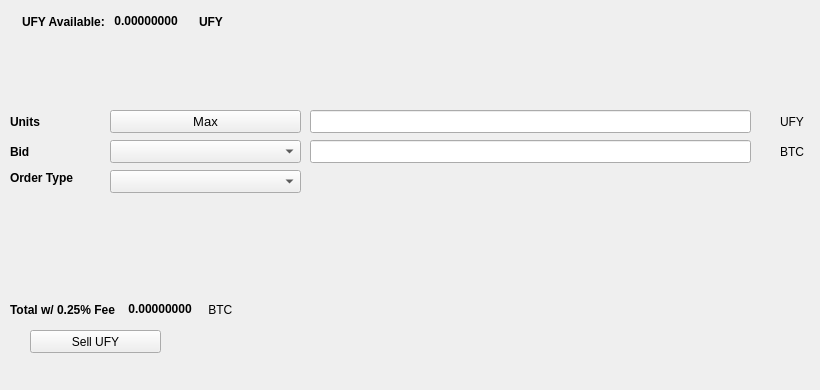
   <widget class="QWidget" name="SellTab">
    <attribute name="title">
     <string>Sell</string>
    </attribute>
    <widget class="QLabel" name="label_16">
     <property name="geometry">
      <rect>
       <x>780</x>
       <y>140</y>
       <width>31</width>
       <height>23</height>
      </rect>
     </property>
     <property name="text">
      <string>BTC</string>
     </property>
    </widget>
    <widget class="QComboBox" name="SellBidcomboBox">
     <property name="geometry">
      <rect>
       <x>110</x>
       <y>140</y>
       <width>191</width>
       <height>23</height>
      </rect>
     </property>
     <property name="font">
      <font>
       <pointsize>10</pointsize>
      </font>
     </property>
    </widget>
    <widget class="QLabel" name="label_18">
     <property name="geometry">
      <rect>
       <x>10</x>
       <y>110</y>
       <width>46</width>
       <height>23</height>
      </rect>
     </property>
     <property name="font">
      <font>
       <weight>75</weight>
       <bold>true</bold>
      </font>
     </property>
     <property name="text">
      <string>Units</string>
     </property>
    </widget>
    <widget class="QPushButton" name="Sell_Max_Amount">
     <property name="geometry">
      <rect>
       <x>110</x>
       <y>110</y>
       <width>191</width>
       <height>23</height>
      </rect>
     </property>
     <property name="font">
      <font>
       <pointsize>10</pointsize>
      </font>
     </property>
     <property name="text">
      <string>Max</string>
     </property>
    </widget>
    <widget class="QLabel" name="label_20">
     <property name="geometry">
      <rect>
       <x>10</x>
       <y>170</y>
       <width>91</width>
       <height>16</height>
      </rect>
     </property>
     <property name="font">
      <font>
       <weight>75</weight>
       <bold>true</bold>
      </font>
     </property>
     <property name="text">
      <string>Order Type</string>
     </property>
    </widget>
    <widget class="QComboBox" name="SellOrdertypeCombo">
     <property name="geometry">
      <rect>
       <x>110</x>
       <y>170</y>
       <width>191</width>
       <height>23</height>
      </rect>
     </property>
     <property name="font">
      <font>
       <pointsize>10</pointsize>
      </font>
     </property>
    </widget>
    <widget class="QLabel" name="label_21">
     <property name="geometry">
      <rect>
       <x>10</x>
       <y>140</y>
       <width>46</width>
       <height>23</height>
      </rect>
     </property>
     <property name="font">
      <font>
       <weight>75</weight>
       <bold>true</bold>
      </font>
     </property>
     <property name="text">
      <string>Bid</string>
     </property>
    </widget>
    <widget class="QLabel" name="label_22">
     <property name="geometry">
      <rect>
       <x>780</x>
       <y>110</y>
       <width>31</width>
       <height>23</height>
      </rect>
     </property>
     <property name="text">
      <string>UFY</string>
     </property>
    </widget>
    <widget class="QLineEdit" name="UnitsInputUFY">
     <property name="geometry">
      <rect>
       <x>310</x>
       <y>110</y>
       <width>441</width>
       <height>23</height>
      </rect>
     </property>
     <property name="font">
      <font>
       <pointsize>9</pointsize>
       <weight>75</weight>
       <bold>true</bold>
      </font>
     </property>
    </widget>
    <widget class="QLineEdit" name="SellBidPriceEdit">
     <property name="geometry">
      <rect>
       <x>310</x>
       <y>140</y>
       <width>441</width>
       <height>23</height>
      </rect>
     </property>
     <property name="font">
      <font>
       <pointsize>9</pointsize>
       <weight>75</weight>
       <bold>true</bold>
      </font>
     </property>
    </widget>
    <widget class="QPushButton" name="SellUFYBTN">
     <property name="geometry">
      <rect>
       <x>30</x>
       <y>330</y>
       <width>131</width>
       <height>23</height>
      </rect>
     </property>
     <property name="text">
      <string>Sell UFY</string>
     </property>
     <property name="icon">
      <iconset resource="../ufy">
       <normaloff>:/icons/bitcoin</normaloff>:/icons/bitcoin</iconset>
     </property>
    </widget>
    <widget class="QWidget" name="layoutWidget3">
     <property name="geometry">
      <rect>
       <x>22</x>
       <y>12</y>
       <width>258</width>
       <height>19</height>
      </rect>
     </property>
     <layout class="QHBoxLayout" name="horizontalLayout">
      <item>
       <widget class="QLabel" name="label232_2">
        <property name="font">
         <font>
          <weight>75</weight>
          <bold>true</bold>
         </font>
        </property>
        <property name="text">
         <string>UFY Available:</string>
        </property>
       </widget>
      </item>
      <item>
       <widget class="QLabel" name="UFYAvailableLabel">
        <property name="palette">
         <palette>
          <active>
           <colorrole role="WindowText">
            <brush brushstyle="SolidPattern">
             <color alpha="255">
              <red>0</red>
              <green>0</green>
              <blue>0</blue>
             </color>
            </brush>
           </colorrole>
           <colorrole role="Button">
            <brush brushstyle="SolidPattern">
             <color alpha="255">
              <red>0</red>
              <green>170</green>
              <blue>0</blue>
             </color>
            </brush>
           </colorrole>
           <colorrole role="Light">
            <brush brushstyle="SolidPattern">
             <color alpha="255">
              <red>0</red>
              <green>255</green>
              <blue>0</blue>
             </color>
            </brush>
           </colorrole>
           <colorrole role="Midlight">
            <brush brushstyle="SolidPattern">
             <color alpha="255">
              <red>0</red>
              <green>212</green>
              <blue>0</blue>
             </color>
            </brush>
           </colorrole>
           <colorrole role="Dark">
            <brush brushstyle="SolidPattern">
             <color alpha="255">
              <red>0</red>
              <green>85</green>
              <blue>0</blue>
             </color>
            </brush>
           </colorrole>
           <colorrole role="Mid">
            <brush brushstyle="SolidPattern">
             <color alpha="255">
              <red>0</red>
              <green>113</green>
              <blue>0</blue>
             </color>
            </brush>
           </colorrole>
           <colorrole role="Text">
            <brush brushstyle="SolidPattern">
             <color alpha="255">
              <red>0</red>
              <green>170</green>
              <blue>0</blue>
             </color>
            </brush>
           </colorrole>
           <colorrole role="BrightText">
            <brush brushstyle="SolidPattern">
             <color alpha="255">
              <red>255</red>
              <green>255</green>
              <blue>255</blue>
             </color>
            </brush>
           </colorrole>
           <colorrole role="ButtonText">
            <brush brushstyle="SolidPattern">
             <color alpha="255">
              <red>0</red>
              <green>0</green>
              <blue>0</blue>
             </color>
            </brush>
           </colorrole>
           <colorrole role="Base">
            <brush brushstyle="SolidPattern">
             <color alpha="255">
              <red>255</red>
              <green>255</green>
              <blue>255</blue>
             </color>
            </brush>
           </colorrole>
           <colorrole role="Window">
            <brush brushstyle="SolidPattern">
             <color alpha="255">
              <red>0</red>
              <green>170</green>
              <blue>0</blue>
             </color>
            </brush>
           </colorrole>
           <colorrole role="Shadow">
            <brush brushstyle="SolidPattern">
             <color alpha="255">
              <red>0</red>
              <green>0</green>
              <blue>0</blue>
             </color>
            </brush>
           </colorrole>
           <colorrole role="AlternateBase">
            <brush brushstyle="SolidPattern">
             <color alpha="255">
              <red>127</red>
              <green>212</green>
              <blue>127</blue>
             </color>
            </brush>
           </colorrole>
           <colorrole role="ToolTipBase">
            <brush brushstyle="SolidPattern">
             <color alpha="255">
              <red>255</red>
              <green>255</green>
              <blue>220</blue>
             </color>
            </brush>
           </colorrole>
           <colorrole role="ToolTipText">
            <brush brushstyle="SolidPattern">
             <color alpha="255">
              <red>0</red>
              <green>0</green>
              <blue>0</blue>
             </color>
            </brush>
           </colorrole>
          </active>
          <inactive>
           <colorrole role="WindowText">
            <brush brushstyle="SolidPattern">
             <color alpha="255">
              <red>0</red>
              <green>0</green>
              <blue>0</blue>
             </color>
            </brush>
           </colorrole>
           <colorrole role="Button">
            <brush brushstyle="SolidPattern">
             <color alpha="255">
              <red>0</red>
              <green>170</green>
              <blue>0</blue>
             </color>
            </brush>
           </colorrole>
           <colorrole role="Light">
            <brush brushstyle="SolidPattern">
             <color alpha="255">
              <red>0</red>
              <green>255</green>
              <blue>0</blue>
             </color>
            </brush>
           </colorrole>
           <colorrole role="Midlight">
            <brush brushstyle="SolidPattern">
             <color alpha="255">
              <red>0</red>
              <green>212</green>
              <blue>0</blue>
             </color>
            </brush>
           </colorrole>
           <colorrole role="Dark">
            <brush brushstyle="SolidPattern">
             <color alpha="255">
              <red>0</red>
              <green>85</green>
              <blue>0</blue>
             </color>
            </brush>
           </colorrole>
           <colorrole role="Mid">
            <brush brushstyle="SolidPattern">
             <color alpha="255">
              <red>0</red>
              <green>113</green>
              <blue>0</blue>
             </color>
            </brush>
           </colorrole>
           <colorrole role="Text">
            <brush brushstyle="SolidPattern">
             <color alpha="255">
              <red>0</red>
              <green>170</green>
              <blue>0</blue>
             </color>
            </brush>
           </colorrole>
           <colorrole role="BrightText">
            <brush brushstyle="SolidPattern">
             <color alpha="255">
              <red>255</red>
              <green>255</green>
              <blue>255</blue>
             </color>
            </brush>
           </colorrole>
           <colorrole role="ButtonText">
            <brush brushstyle="SolidPattern">
             <color alpha="255">
              <red>0</red>
              <green>0</green>
              <blue>0</blue>
             </color>
            </brush>
           </colorrole>
           <colorrole role="Base">
            <brush brushstyle="SolidPattern">
             <color alpha="255">
              <red>255</red>
              <green>255</green>
              <blue>255</blue>
             </color>
            </brush>
           </colorrole>
           <colorrole role="Window">
            <brush brushstyle="SolidPattern">
             <color alpha="255">
              <red>0</red>
              <green>170</green>
              <blue>0</blue>
             </color>
            </brush>
           </colorrole>
           <colorrole role="Shadow">
            <brush brushstyle="SolidPattern">
             <color alpha="255">
              <red>0</red>
              <green>0</green>
              <blue>0</blue>
             </color>
            </brush>
           </colorrole>
           <colorrole role="AlternateBase">
            <brush brushstyle="SolidPattern">
             <color alpha="255">
              <red>127</red>
              <green>212</green>
              <blue>127</blue>
             </color>
            </brush>
           </colorrole>
           <colorrole role="ToolTipBase">
            <brush brushstyle="SolidPattern">
             <color alpha="255">
              <red>255</red>
              <green>255</green>
              <blue>220</blue>
             </color>
            </brush>
           </colorrole>
           <colorrole role="ToolTipText">
            <brush brushstyle="SolidPattern">
             <color alpha="255">
              <red>0</red>
              <green>0</green>
              <blue>0</blue>
             </color>
            </brush>
           </colorrole>
          </inactive>
          <disabled>
           <colorrole role="WindowText">
            <brush brushstyle="SolidPattern">
             <color alpha="255">
              <red>0</red>
              <green>85</green>
              <blue>0</blue>
             </color>
            </brush>
           </colorrole>
           <colorrole role="Button">
            <brush brushstyle="SolidPattern">
             <color alpha="255">
              <red>0</red>
              <green>170</green>
              <blue>0</blue>
             </color>
            </brush>
           </colorrole>
           <colorrole role="Light">
            <brush brushstyle="SolidPattern">
             <color alpha="255">
              <red>0</red>
              <green>255</green>
              <blue>0</blue>
             </color>
            </brush>
           </colorrole>
           <colorrole role="Midlight">
            <brush brushstyle="SolidPattern">
             <color alpha="255">
              <red>0</red>
              <green>212</green>
              <blue>0</blue>
             </color>
            </brush>
           </colorrole>
           <colorrole role="Dark">
            <brush brushstyle="SolidPattern">
             <color alpha="255">
              <red>0</red>
              <green>85</green>
              <blue>0</blue>
             </color>
            </brush>
           </colorrole>
           <colorrole role="Mid">
            <brush brushstyle="SolidPattern">
             <color alpha="255">
              <red>0</red>
              <green>113</green>
              <blue>0</blue>
             </color>
            </brush>
           </colorrole>
           <colorrole role="Text">
            <brush brushstyle="SolidPattern">
             <color alpha="255">
              <red>0</red>
              <green>85</green>
              <blue>0</blue>
             </color>
            </brush>
           </colorrole>
           <colorrole role="BrightText">
            <brush brushstyle="SolidPattern">
             <color alpha="255">
              <red>255</red>
              <green>255</green>
              <blue>255</blue>
             </color>
            </brush>
           </colorrole>
           <colorrole role="ButtonText">
            <brush brushstyle="SolidPattern">
             <color alpha="255">
              <red>0</red>
              <green>85</green>
              <blue>0</blue>
             </color>
            </brush>
           </colorrole>
           <colorrole role="Base">
            <brush brushstyle="SolidPattern">
             <color alpha="255">
              <red>0</red>
              <green>170</green>
              <blue>0</blue>
             </color>
            </brush>
           </colorrole>
           <colorrole role="Window">
            <brush brushstyle="SolidPattern">
             <color alpha="255">
              <red>0</red>
              <green>170</green>
              <blue>0</blue>
             </color>
            </brush>
           </colorrole>
           <colorrole role="Shadow">
            <brush brushstyle="SolidPattern">
             <color alpha="255">
              <red>0</red>
              <green>0</green>
              <blue>0</blue>
             </color>
            </brush>
           </colorrole>
           <colorrole role="AlternateBase">
            <brush brushstyle="SolidPattern">
             <color alpha="255">
              <red>0</red>
              <green>170</green>
              <blue>0</blue>
             </color>
            </brush>
           </colorrole>
           <colorrole role="ToolTipBase">
            <brush brushstyle="SolidPattern">
             <color alpha="255">
              <red>255</red>
              <green>255</green>
              <blue>220</blue>
             </color>
            </brush>
           </colorrole>
           <colorrole role="ToolTipText">
            <brush brushstyle="SolidPattern">
             <color alpha="255">
              <red>0</red>
              <green>0</green>
              <blue>0</blue>
             </color>
            </brush>
           </colorrole>
          </disabled>
         </palette>
        </property>
        <property name="font">
         <font>
          <weight>75</weight>
          <bold>true</bold>
         </font>
        </property>
        <property name="text">
         <string> 0.00000000 </string>
        </property>
        <property name="textInteractionFlags">
         <set>Qt::LinksAccessibleByMouse|Qt::TextSelectableByKeyboard|Qt::TextSelectableByMouse</set>
        </property>
       </widget>
      </item>
      <item>
       <widget class="QLabel" name="labelUFY">
        <property name="font">
         <font>
          <weight>75</weight>
          <bold>true</bold>
         </font>
        </property>
        <property name="text">
         <string>UFY</string>
        </property>
       </widget>
      </item>
     </layout>
    </widget>
    <widget class="QWidget" name="layoutWidget">
     <property name="geometry">
      <rect>
       <x>10</x>
       <y>300</y>
       <width>268</width>
       <height>19</height>
      </rect>
     </property>
     <layout class="QHBoxLayout" name="horizontalLayout_2">
      <item>
       <widget class="QLabel" name="label_19">
        <property name="font">
         <font>
          <weight>75</weight>
          <bold>true</bold>
         </font>
        </property>
        <property name="text">
         <string>Total w/ 0.25% Fee </string>
        </property>
       </widget>
      </item>
      <item>
       <widget class="QLabel" name="SellCostLabel">
        <property name="palette">
         <palette>
          <active>
           <colorrole role="WindowText">
            <brush brushstyle="SolidPattern">
             <color alpha="255">
              <red>0</red>
              <green>0</green>
              <blue>0</blue>
             </color>
            </brush>
           </colorrole>
           <colorrole role="Button">
            <brush brushstyle="SolidPattern">
             <color alpha="255">
              <red>0</red>
              <green>170</green>
              <blue>0</blue>
             </color>
            </brush>
           </colorrole>
           <colorrole role="Light">
            <brush brushstyle="SolidPattern">
             <color alpha="255">
              <red>0</red>
              <green>255</green>
              <blue>0</blue>
             </color>
            </brush>
           </colorrole>
           <colorrole role="Midlight">
            <brush brushstyle="SolidPattern">
             <color alpha="255">
              <red>0</red>
              <green>212</green>
              <blue>0</blue>
             </color>
            </brush>
           </colorrole>
           <colorrole role="Dark">
            <brush brushstyle="SolidPattern">
             <color alpha="255">
              <red>0</red>
              <green>85</green>
              <blue>0</blue>
             </color>
            </brush>
           </colorrole>
           <colorrole role="Mid">
            <brush brushstyle="SolidPattern">
             <color alpha="255">
              <red>0</red>
              <green>113</green>
              <blue>0</blue>
             </color>
            </brush>
           </colorrole>
           <colorrole role="Text">
            <brush brushstyle="SolidPattern">
             <color alpha="255">
              <red>0</red>
              <green>170</green>
              <blue>0</blue>
             </color>
            </brush>
           </colorrole>
           <colorrole role="BrightText">
            <brush brushstyle="SolidPattern">
             <color alpha="255">
              <red>255</red>
              <green>255</green>
              <blue>255</blue>
             </color>
            </brush>
           </colorrole>
           <colorrole role="ButtonText">
            <brush brushstyle="SolidPattern">
             <color alpha="255">
              <red>0</red>
              <green>0</green>
              <blue>0</blue>
             </color>
            </brush>
           </colorrole>
           <colorrole role="Base">
            <brush brushstyle="SolidPattern">
             <color alpha="255">
              <red>255</red>
              <green>255</green>
              <blue>255</blue>
             </color>
            </brush>
           </colorrole>
           <colorrole role="Window">
            <brush brushstyle="SolidPattern">
             <color alpha="255">
              <red>0</red>
              <green>170</green>
              <blue>0</blue>
             </color>
            </brush>
           </colorrole>
           <colorrole role="Shadow">
            <brush brushstyle="SolidPattern">
             <color alpha="255">
              <red>0</red>
              <green>0</green>
              <blue>0</blue>
             </color>
            </brush>
           </colorrole>
           <colorrole role="AlternateBase">
            <brush brushstyle="SolidPattern">
             <color alpha="255">
              <red>127</red>
              <green>212</green>
              <blue>127</blue>
             </color>
            </brush>
           </colorrole>
           <colorrole role="ToolTipBase">
            <brush brushstyle="SolidPattern">
             <color alpha="255">
              <red>255</red>
              <green>255</green>
              <blue>220</blue>
             </color>
            </brush>
           </colorrole>
           <colorrole role="ToolTipText">
            <brush brushstyle="SolidPattern">
             <color alpha="255">
              <red>0</red>
              <green>0</green>
              <blue>0</blue>
             </color>
            </brush>
           </colorrole>
          </active>
          <inactive>
           <colorrole role="WindowText">
            <brush brushstyle="SolidPattern">
             <color alpha="255">
              <red>0</red>
              <green>0</green>
              <blue>0</blue>
             </color>
            </brush>
           </colorrole>
           <colorrole role="Button">
            <brush brushstyle="SolidPattern">
             <color alpha="255">
              <red>0</red>
              <green>170</green>
              <blue>0</blue>
             </color>
            </brush>
           </colorrole>
           <colorrole role="Light">
            <brush brushstyle="SolidPattern">
             <color alpha="255">
              <red>0</red>
              <green>255</green>
              <blue>0</blue>
             </color>
            </brush>
           </colorrole>
           <colorrole role="Midlight">
            <brush brushstyle="SolidPattern">
             <color alpha="255">
              <red>0</red>
              <green>212</green>
              <blue>0</blue>
             </color>
            </brush>
           </colorrole>
           <colorrole role="Dark">
            <brush brushstyle="SolidPattern">
             <color alpha="255">
              <red>0</red>
              <green>85</green>
              <blue>0</blue>
             </color>
            </brush>
           </colorrole>
           <colorrole role="Mid">
            <brush brushstyle="SolidPattern">
             <color alpha="255">
              <red>0</red>
              <green>113</green>
              <blue>0</blue>
             </color>
            </brush>
           </colorrole>
           <colorrole role="Text">
            <brush brushstyle="SolidPattern">
             <color alpha="255">
              <red>0</red>
              <green>170</green>
              <blue>0</blue>
             </color>
            </brush>
           </colorrole>
           <colorrole role="BrightText">
            <brush brushstyle="SolidPattern">
             <color alpha="255">
              <red>255</red>
              <green>255</green>
              <blue>255</blue>
             </color>
            </brush>
           </colorrole>
           <colorrole role="ButtonText">
            <brush brushstyle="SolidPattern">
             <color alpha="255">
              <red>0</red>
              <green>0</green>
              <blue>0</blue>
             </color>
            </brush>
           </colorrole>
           <colorrole role="Base">
            <brush brushstyle="SolidPattern">
             <color alpha="255">
              <red>255</red>
              <green>255</green>
              <blue>255</blue>
             </color>
            </brush>
           </colorrole>
           <colorrole role="Window">
            <brush brushstyle="SolidPattern">
             <color alpha="255">
              <red>0</red>
              <green>170</green>
              <blue>0</blue>
             </color>
            </brush>
           </colorrole>
           <colorrole role="Shadow">
            <brush brushstyle="SolidPattern">
             <color alpha="255">
              <red>0</red>
              <green>0</green>
              <blue>0</blue>
             </color>
            </brush>
           </colorrole>
           <colorrole role="AlternateBase">
            <brush brushstyle="SolidPattern">
             <color alpha="255">
              <red>127</red>
              <green>212</green>
              <blue>127</blue>
             </color>
            </brush>
           </colorrole>
           <colorrole role="ToolTipBase">
            <brush brushstyle="SolidPattern">
             <color alpha="255">
              <red>255</red>
              <green>255</green>
              <blue>220</blue>
             </color>
            </brush>
           </colorrole>
           <colorrole role="ToolTipText">
            <brush brushstyle="SolidPattern">
             <color alpha="255">
              <red>0</red>
              <green>0</green>
              <blue>0</blue>
             </color>
            </brush>
           </colorrole>
          </inactive>
          <disabled>
           <colorrole role="WindowText">
            <brush brushstyle="SolidPattern">
             <color alpha="255">
              <red>0</red>
              <green>85</green>
              <blue>0</blue>
             </color>
            </brush>
           </colorrole>
           <colorrole role="Button">
            <brush brushstyle="SolidPattern">
             <color alpha="255">
              <red>0</red>
              <green>170</green>
              <blue>0</blue>
             </color>
            </brush>
           </colorrole>
           <colorrole role="Light">
            <brush brushstyle="SolidPattern">
             <color alpha="255">
              <red>0</red>
              <green>255</green>
              <blue>0</blue>
             </color>
            </brush>
           </colorrole>
           <colorrole role="Midlight">
            <brush brushstyle="SolidPattern">
             <color alpha="255">
              <red>0</red>
              <green>212</green>
              <blue>0</blue>
             </color>
            </brush>
           </colorrole>
           <colorrole role="Dark">
            <brush brushstyle="SolidPattern">
             <color alpha="255">
              <red>0</red>
              <green>85</green>
              <blue>0</blue>
             </color>
            </brush>
           </colorrole>
           <colorrole role="Mid">
            <brush brushstyle="SolidPattern">
             <color alpha="255">
              <red>0</red>
              <green>113</green>
              <blue>0</blue>
             </color>
            </brush>
           </colorrole>
           <colorrole role="Text">
            <brush brushstyle="SolidPattern">
             <color alpha="255">
              <red>0</red>
              <green>85</green>
              <blue>0</blue>
             </color>
            </brush>
           </colorrole>
           <colorrole role="BrightText">
            <brush brushstyle="SolidPattern">
             <color alpha="255">
              <red>255</red>
              <green>255</green>
              <blue>255</blue>
             </color>
            </brush>
           </colorrole>
           <colorrole role="ButtonText">
            <brush brushstyle="SolidPattern">
             <color alpha="255">
              <red>0</red>
              <green>85</green>
              <blue>0</blue>
             </color>
            </brush>
           </colorrole>
           <colorrole role="Base">
            <brush brushstyle="SolidPattern">
             <color alpha="255">
              <red>0</red>
              <green>170</green>
              <blue>0</blue>
             </color>
            </brush>
           </colorrole>
           <colorrole role="Window">
            <brush brushstyle="SolidPattern">
             <color alpha="255">
              <red>0</red>
              <green>170</green>
              <blue>0</blue>
             </color>
            </brush>
           </colorrole>
           <colorrole role="Shadow">
            <brush brushstyle="SolidPattern">
             <color alpha="255">
              <red>0</red>
              <green>0</green>
              <blue>0</blue>
             </color>
            </brush>
           </colorrole>
           <colorrole role="AlternateBase">
            <brush brushstyle="SolidPattern">
             <color alpha="255">
              <red>0</red>
              <green>170</green>
              <blue>0</blue>
             </color>
            </brush>
           </colorrole>
           <colorrole role="ToolTipBase">
            <brush brushstyle="SolidPattern">
             <color alpha="255">
              <red>255</red>
              <green>255</green>
              <blue>220</blue>
             </color>
            </brush>
           </colorrole>
           <colorrole role="ToolTipText">
            <brush brushstyle="SolidPattern">
             <color alpha="255">
              <red>0</red>
              <green>0</green>
              <blue>0</blue>
             </color>
            </brush>
           </colorrole>
          </disabled>
         </palette>
        </property>
        <property name="font">
         <font>
          <weight>75</weight>
          <bold>true</bold>
         </font>
        </property>
        <property name="autoFillBackground">
         <bool>false</bool>
        </property>
        <property name="text">
         <string> 0.00000000</string>
        </property>
        <property name="textInteractionFlags">
         <set>Qt::LinksAccessibleByMouse|Qt::TextSelectableByMouse</set>
        </property>
       </widget>
      </item>
      <item>
       <widget class="QLabel" name="label_17">
        <property name="font">
         <font>
          <weight>50</weight>
          <bold>false</bold>
         </font>
        </property>
        <property name="text">
         <string> BTC</string>
        </property>
       </widget>
      </item>
     </layout>
    </widget>
    <widget class="QLabel" name="label_23">
     <property name="geometry">
      <rect>
       <x>460</x>
       <y>300</y>
       <width>281</width>
       <height>81</height>
      </rect>
     </property>
     <property name="text">
      <string/>
     </property>
     <property name="pixmap">
      <pixmap>:/images/bittrex</pixmap>
     </property>
    </widget>
   </widget>
